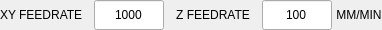
          <widget class="QWidget" name="widget_feedrate" native="true">
           <property name="minimumSize">
            <size>
             <width>0</width>
             <height>30</height>
            </size>
           </property>
           <property name="maximumSize">
            <size>
             <width>16777215</width>
             <height>30</height>
            </size>
           </property>
           <layout class="QHBoxLayout" name="horizontalLayout_8">
            <property name="spacing">
             <number>4</number>
            </property>
            <property name="leftMargin">
             <number>0</number>
            </property>
            <property name="topMargin">
             <number>0</number>
            </property>
            <property name="rightMargin">
             <number>0</number>
            </property>
            <property name="bottomMargin">
             <number>0</number>
            </property>
            <item>
             <widget class="QLabel" name="lbl_feedrate">
              <property name="minimumSize">
               <size>
                <width>90</width>
                <height>0</height>
               </size>
              </property>
              <property name="maximumSize">
               <size>
                <width>90</width>
                <height>16777215</height>
               </size>
              </property>
              <property name="text">
               <string>XY FEEDRATE</string>
              </property>
             </widget>
            </item>
            <item>
             <widget class="QLineEdit" name="lineEdit_xy_feedrate">
              <property name="sizePolicy">
               <sizepolicy hsizetype="Preferred" vsizetype="Preferred">
                <horstretch>0</horstretch>
                <verstretch>0</verstretch>
               </sizepolicy>
              </property>
              <property name="minimumSize">
               <size>
                <width>70</width>
                <height>30</height>
               </size>
              </property>
              <property name="maximumSize">
               <size>
                <width>70</width>
                <height>30</height>
               </size>
              </property>
              <property name="text">
               <string>1000</string>
              </property>
              <property name="maxLength">
               <number>6</number>
              </property>
              <property name="alignment">
               <set>Qt::AlignCenter</set>
              </property>
             </widget>
            </item>
            <item>
             <widget class="QLabel" name="label_3">
              <property name="minimumSize">
               <size>
                <width>90</width>
                <height>0</height>
               </size>
              </property>
              <property name="maximumSize">
               <size>
                <width>90</width>
                <height>16777215</height>
               </size>
              </property>
              <property name="text">
               <string>Z FEEDRATE</string>
              </property>
              <property name="alignment">
               <set>Qt::AlignCenter</set>
              </property>
             </widget>
            </item>
            <item>
             <widget class="QLineEdit" name="lineEdit_z_feedrate">
              <property name="sizePolicy">
               <sizepolicy hsizetype="Preferred" vsizetype="Preferred">
                <horstretch>0</horstretch>
                <verstretch>0</verstretch>
               </sizepolicy>
              </property>
              <property name="minimumSize">
               <size>
                <width>70</width>
                <height>30</height>
               </size>
              </property>
              <property name="maximumSize">
               <size>
                <width>70</width>
                <height>30</height>
               </size>
              </property>
              <property name="text">
               <string>100</string>
              </property>
              <property name="maxLength">
               <number>6</number>
              </property>
              <property name="alignment">
               <set>Qt::AlignCenter</set>
              </property>
             </widget>
            </item>
            <item>
             <widget class="QLabel" name="lbl_feed_unit">
              <property name="text">
               <string>MM/MIN</string>
              </property>
              <property name="alignment">
               <set>Qt::AlignCenter</set>
              </property>
             </widget>
            </item>
           </layout>
          </widget>
